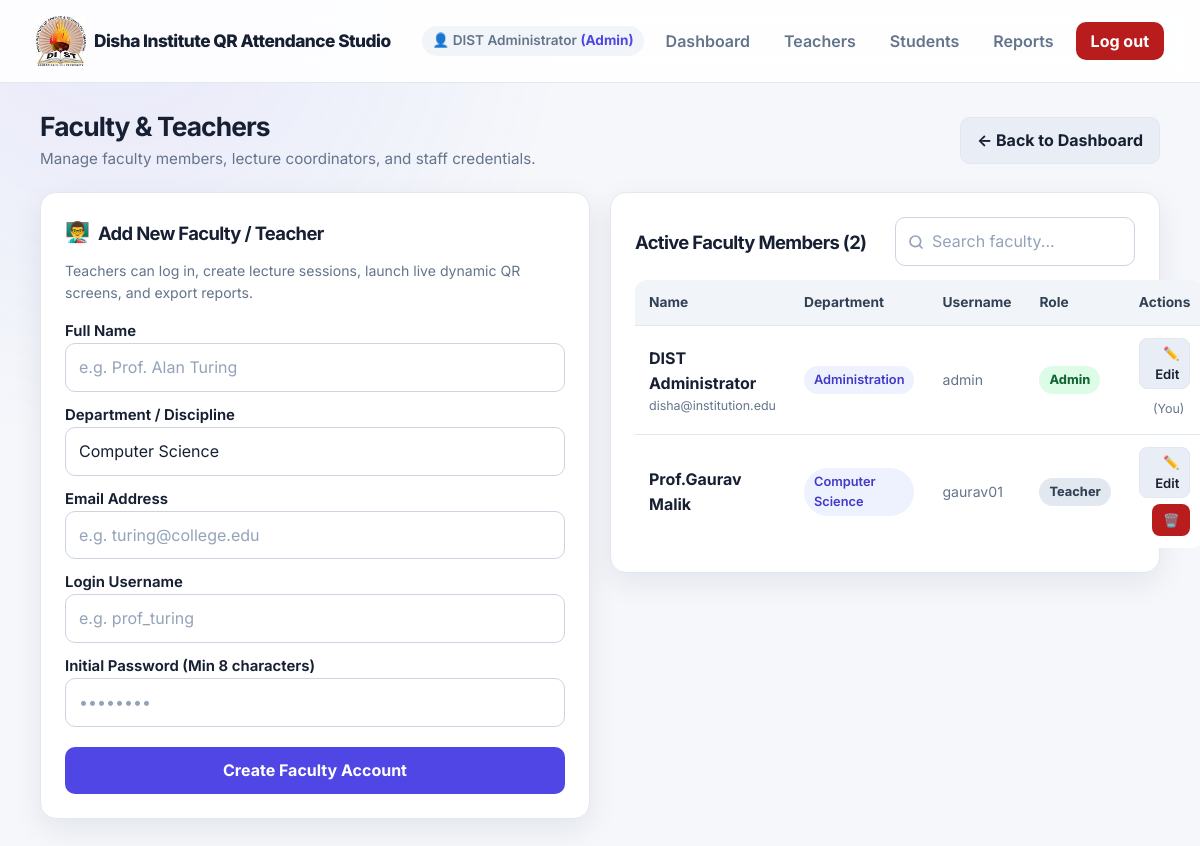
The page /admin/teachers (signed in) on the database its author committed.
### tables this page shows
CREATE TABLE teachers (
            id INTEGER PRIMARY KEY AUTOINCREMENT,
            user_id INTEGER UNIQUE NOT NULL REFERENCES users(id) ON DELETE CASCADE,
            name TEXT NOT NULL,
            department TEXT NOT NULL DEFAULT 'Computer Science',
            email TEXT DEFAULT ''
        );

CREATE TABLE "users" (id INTEGER PRIMARY KEY AUTOINCREMENT, username TEXT UNIQUE NOT NULL, password_hash TEXT NOT NULL, role TEXT NOT NULL CHECK(role IN ('admin', 'teacher', 'student')));

### app.py (the view, shortened to what this page needs)
@app.route("/admin/teachers", methods=["GET", "POST"])
@role_required("admin", "teacher")
def manage_teachers():
    with db() as con:
        teachers = con.execute("""
            SELECT t.id, t.name, t.department, t.email, u.username, u.role, u.id AS user_id
            FROM teachers t
            JOIN users u ON u.id = t.user_id
            ORDER BY t.name ASC
        """).fetchall()
    return render_template("teachers.html", teachers=teachers)

### app.py (called while the page is built)
def db():
    con = sqlite3.connect(DB)
    con.row_factory = sqlite3.Row
    con.execute("PRAGMA foreign_keys = ON")
    return con

@login_manager.user_loader
def load_user(user_id):
    with db() as con:
        row = con.execute("SELECT * FROM users WHERE id = ?", (user_id,)).fetchone()
        if not row:
            return None
        profile = None
        if row["role"] in ("admin", "teacher"):
            profile = con.execute("SELECT name FROM teachers WHERE user_id = ?", (user_id,)).fetchone()
        elif row["role"] == "student":
            profile = con.execute("SELECT name FROM students WHERE user_id = ?", (user_id,)).fetchone()
    return User(row, profile)

def role_required(*roles):
    def decorator(view):
        @wraps(view)
        @login_required
        def wrapped(*args, **kwargs):
            if current_user.role not in roles:
                abort(403)
            return view(*args, **kwargs)
        return wrapped
    return decorator

@app.context_processor
def inject_clock():
    return {
        "namespace_now": int(datetime.now(timezone.utc).timestamp())
    }

### templates/teachers.html (shortened to what this page needs)
{% extends "base.html" %}
{% block content %}
<div style="display: flex; justify-content: space-between; align-items: center; margin-bottom: 22px; flex-wrap: wrap; gap: 12px;">
  <div>
    <h1 style="margin: 0; font-size: 1.65rem;">Faculty & Teachers</h1>
    <p style="margin: 4px 0 0; font-size: 0.95rem; color: var(--text-muted);">
      Manage faculty members, lecture coordinators, and staff credentials.
    </p>
  </div>
  <a href="{{ url_for('admin_dashboard') }}" class="btn btn-secondary">← Back to Dashboard</a>
</div>
<div style="display: grid; grid-template-columns: repeat(auto-fit, minmax(320px, 1fr)); gap: 20px; align-items: start;">
  <div class="panel">
    <div style="display: flex; align-items: center; gap: 8px; margin-bottom: 12px;">
      <span style="font-size: 1.25rem;">👨‍🏫</span>
      <h3 style="margin: 0; font-size: 1.15rem;">Add New Faculty / Teacher</h3>
    </div>
    <p style="font-size: 0.88rem; margin: 0 0 16px; color: var(--text-muted);">
      Teachers can log in, create lecture sessions, launch live dynamic QR screens, and export reports.
    </p>
    <form method="post" action="{{ url_for('manage_teachers') }}">
      <div>
        <label>Full Name</label>
        <input name="name" placeholder="e.g. Prof. Alan Turing" required maxlength="120">
      </div>
      <div>
        <label>Department / Discipline</label>
        <input name="department" placeholder="e.g. Computer Science" value="Computer Science" required maxlength="100">
      </div>
      <div>
        <label>Email Address</label>
        <input name="email" type="email" placeholder="e.g. turing@college.edu" maxlength="120">
      </div>
      <div>
        <label>Login Username</label>
        <input name="username" placeholder="e.g. prof_turing" required maxlength="80">
      </div>
      <div>
        <label>Initial Password (Min 8 characters)</label>
        <input name="password" type="password" placeholder="••••••••" required minlength="8">
      </div>
      <button type="submit" style="margin-top: 8px;">Create Faculty Account</button>
    </form>
  </div>
  <div class="panel">
    <div style="display: flex; justify-content: space-between; align-items: center; margin-bottom: 14px; flex-wrap: wrap; gap: 10px;">
      <h3 style="margin: 0; font-size: 1.15rem;">Active Faculty Members ({{ teachers|length }})</h3>
      <div style="width: min(240px, 100%);">
        <input type="text" id="teacher-search" class="search-input" placeholder="Search faculty..." onkeyup="filterTeachers()">
      </div>
    </div>
    <div class="table-wrap">
      <table id="teachers-table">
        <thead>
          <tr>
            <th>Name</th>
            <th>Department</th>
            <th>Username</th>
            <th>Role</th>
            <th style="text-align: right;">Actions</th>
          </tr>
        </thead>
        <tbody>
          {% for t in teachers %}
          <tr class="teacher-row" data-query="{{ (t.name ~ ' ' ~ t.department ~ ' ' ~ t.username ~ ' ' ~ (t.email or ''))|lower }}">
            <td>
              <strong style="color: var(--text);">{{ t.name }}</strong>
              {% if t.email %}
                <div style="font-size: 0.78rem; color: var(--text-muted);">{{ t.email }}</div>
              {% endif %}
            </td>
            <td>
              <span class="badge" style="background: #eef2ff; color: #4338ca; font-weight: 600;">
                {{ t.department }}
              </span>
            </td>
            <td style="color: var(--text-muted); font-size: 0.88rem;">{{ t.username }}</td>
            <td>
              <span class="badge {{ 'badge-success' if t.role == 'admin' else '' }}" style="text-transform: capitalize;">
                {{ t.role }}
              </span>
            </td>
            <td style="text-align: right;">
              <div class="btn-group" style="justify-content: flex-end;">
                <a href="{{ url_for('edit_teacher', teacher_id=t.id) }}" class="btn btn-secondary btn-sm" title="Edit teacher">
                  ✏️ Edit
                </a>
                {% if t.user_id|string != current_user.id %}
                <form method="post" action="{{ url_for('delete_teacher', teacher_id=t.id) }}" style="display:inline; margin:0;"
                      onsubmit="return confirm('Are you sure you want to delete teacher \'{{ t.name|replace('\'', '\\\'') }}\'? Their user login will also be removed.');">
                  <button type="submit" class="btn btn-danger btn-sm" title="Delete teacher">
                    🗑️
                  </button>
                </form>
                {% else %}
                <span style="font-size: 0.78rem; color: var(--text-muted); padding: 4px 6px;">(You)</span>
                {% endif %}
              </div>
            </td>
          </tr>
          {% else %}
          <tr>
            <td colspan="5" class="empty-state" style="padding: 24px;">No faculty accounts registered yet.</td>
          </tr>
          {% endfor %}
        </tbody>
      </table>
    </div>
  </div>
</div>
{% endblock %}

### templates/base.html (shortened to what this page needs)
<!doctype html>
<html lang="en">
<head>
  <link rel="stylesheet" href="{{ url_for('static', filename='css/global.css') }}?v={{ namespace_now }}">
</head>
<body>
  <header class="site-header">
    <div class="brand">
      <a href="/" style="color: inherit; text-decoration: none; display: flex; align-items: center; gap: 8px;">
        <img
          src="{{ url_for('static', filename='disha.jpg') }}"
          alt="College Logo"
          width="50"
        >
        <span>Disha Institute QR Attendance Studio</span>
      </a>
    </div>
    {% if current_user.is_authenticated %}
      <nav class="nav-links">
        <span style="font-size: 0.85rem; font-weight: 600; color: var(--text-muted); padding: 4px 10px; background: #f1f5f9; border-radius: 999px;">
          👤 {{ current_user.display_name or current_user.username }}
          <span style="text-transform: capitalize; color: var(--brand); font-weight: 700;">({{ current_user.role }})</span>
        </span>
        {% if current_user.role in ['admin', 'teacher'] %}
          <a href="{{ url_for('admin_dashboard') }}">Dashboard</a>
          <a href="{{ url_for('manage_teachers') }}">Teachers</a>
          <a href="{{ url_for('manage_students') }}">Students</a>
          <a href="{{ url_for('report') }}">Reports</a>
        {% else %}
          <a href="{{ url_for('student_dashboard') }}">My Dashboard</a>
        {% endif %}
        <form method="post" action="{{ url_for('logout') }}" style="display:inline-block; margin:0;">
          <button type="submit" class="btn btn-danger" style="min-height:36px; padding:6px 14px;">Log out</button>
        </form>
      </nav>
    {% endif %}
  </header>
  <main class="container">
    {% block content %}{% endblock %}
  </main>
</body>
</html>

### static/css/global.css (style rules this page uses)
:root { --brand: #4f46e5; --brand-dark: #3730a3; --accent: #06b6d4; --success: #15803d; --warning: #b45309; --danger: #b91c1c; --bg: #f5f7fb; --surface: #ffffff; --surface-muted: #eef2ff; --text: #172033; --text-muted: #64748b; --border: #e2e8f0; --shadow: 0 10px 30px rgba(15, 23, 42, 0.08); --radius: 16px; --radius-sm: 10px; --transition: 180ms ease; }
* { box-sizing: border-box; }
html { scroll-behavior: smooth; }
body { margin: 0; min-height: 100vh; font-family: Inter, ui-sans-serif, system-ui, -apple-system, BlinkMacSystemFont, "Segoe UI", sans-serif; color: var(--text); background: radial-gradient(circle at 10% 0%, rgba(79, 70, 229, .08), transparent 28rem), var(--bg); line-height: 1.55; }
a { color: var(--brand); text-decoration: none; }
img, video, canvas, svg { max-width: 100%; }
.container, main, .page-container { width: min(1120px, calc(100% - 32px)); margin-inline: auto; }
header, .site-header, nav.navbar { position: relative; }
.site-header, .navbar { display: flex; align-items: center; justify-content: space-between; gap: 16px; flex-wrap: wrap; padding: 16px clamp(16px, 4vw, 36px); background: rgba(255, 255, 255, .88); border-bottom: 1px solid var(--border); backdrop-filter: blur(12px); }
.brand, .logo { font-size: 1.08rem; font-weight: 800; letter-spacing: -.03em; color: var(--text); }
nav, .nav-links { display: flex; align-items: center; gap: 10px; flex-wrap: wrap; }
nav a, .nav-links a { display: inline-flex; align-items: center; padding: 9px 12px; border-radius: 9px; color: var(--text-muted); font-weight: 600; transition: background var(--transition), color var(--transition); }
main, .page-container { padding-block: 28px 44px; }
h1, h2, h3 { line-height: 1.2; letter-spacing: -.035em; color: var(--text); }
h1 { font-size: clamp(1.7rem, 3vw, 2.45rem); margin: 0 0 18px; }
h3 { font-size: 1.08rem; margin: 0 0 10px; }
p { color: var(--text-muted); }
.card, .panel, .stat-card, .form-card { background: var(--surface); border: 1px solid var(--border); border-radius: var(--radius); padding: clamp(16px, 2.5vw, 24px); box-shadow: var(--shadow); transition: transform var(--transition), box-shadow var(--transition), border-color var(--transition); }
form { display: grid; gap: 12px; }
label { display: block; color: var(--text); font-weight: 650; font-size: .93rem; }
input, select, textarea { width: 100%; min-height: 44px; padding: 11px 13px; color: var(--text); background: #fff; border: 1px solid #cbd5e1; border-radius: var(--radius-sm); font: inherit; outline: none; transition: border-color var(--transition), box-shadow var(--transition), background var(--transition); }
input::placeholder, textarea::placeholder { color: #94a3b8; }
button, .btn, input[type="submit"] { display: inline-flex; align-items: center; justify-content: center; gap: 8px; min-height: 42px; padding: 10px 16px; border: 1px solid transparent; border-radius: 10px; background: var(--brand); color: #fff; font: inherit; font-weight: 700; cursor: pointer; text-decoration: none; transition: transform var(--transition), background var(--transition), box-shadow var(--transition); }
.btn-secondary, button.secondary { color: var(--text); background: #e9edf5; border-color: var(--border); }
.btn-danger, button.danger { background: var(--danger); }
table { width: 100%; border-collapse: collapse; background: var(--surface); border-radius: 12px; overflow: hidden; }
th, td { padding: 12px 14px; text-align: left; border-bottom: 1px solid var(--border); vertical-align: middle; }
th { background: #f1f5f9; color: #334155; font-size: .86rem; }
tbody tr { transition: background var(--transition); }
tbody tr:last-child td { border-bottom: 0; }
.badge, .status, .pill { display: inline-flex; align-items: center; gap: 6px; padding: 4px 10px; border-radius: 999px; font-size: .8rem; font-weight: 750; background: #e2e8f0; color: #334155; }
.badge-success, .status-active { background: #dcfce7; color: #166534; }
.btn-group { display: inline-flex; gap: 6px; align-items: center; flex-wrap: wrap; }
.btn-sm { min-height: 32px; padding: 4px 10px; font-size: 0.82rem; font-weight: 600; border-radius: 8px; }
.search-input { padding-left: 36px; border-radius: var(--radius-sm); background-repeat: no-repeat; background-position: 12px center; }

### rows shown on the page
teachers: name "DIST Administrator", email "disha@institution.edu", department "Administration", username "admin", role "Admin", shows "(You)"
users: role "Admin"
teachers: name "Prof.Gaurav Malik", department "Computer Science", username "gaurav01", role "Teacher"

### other values the page prints
{{ teachers|length }} "2"
